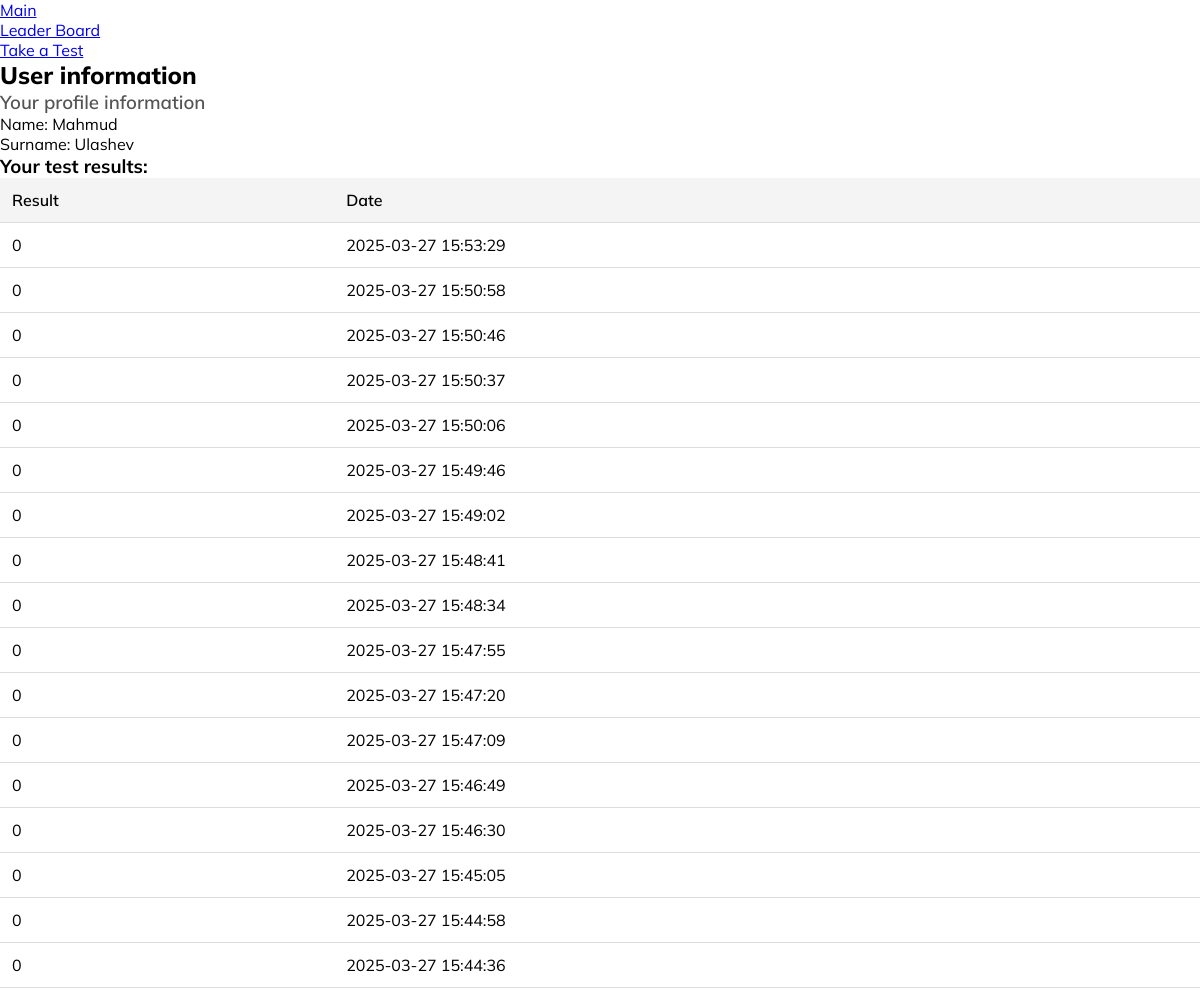
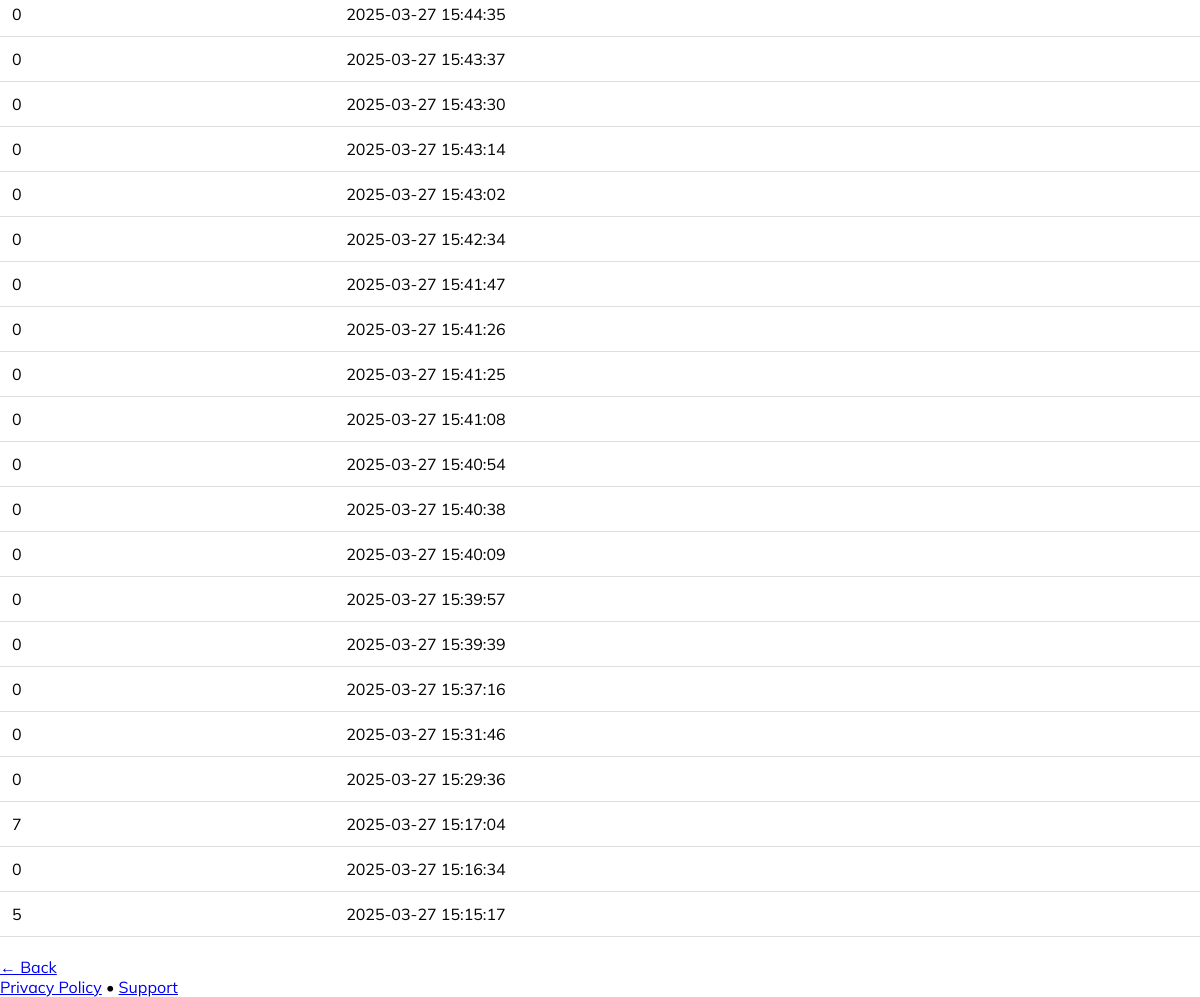
Screenshot of /profile (signed in) with the database file from the repository (2 pictures, top to bottom).
### tables this page shows
CREATE TABLE results (
    id INTEGER PRIMARY KEY AUTOINCREMENT,
    user_id INTEGER NOT NULL,
    ball INTEGER NOT NULL,
    test_date TEXT NOT NULL,
    FOREIGN KEY (user_id) REFERENCES users(id)
);

### app.py (the view)
@app.route("/profile")
def profile():
    if "user_id" not in session:
        return redirect(url_for("login"))
    user_id = session["user_id"]
    conn = conn_databaza()
    cursor = conn.cursor()
    cursor.execute("SELECT * FROM results WHERE user_id = ? ORDER BY test_date DESC", (user_id,))
    results = cursor.fetchall()
    conn.close()
    return render_template("profile.html", results=results, first_name=session["first_name"], last_name=session["last_name"])

### app.py (called while the page is built)
def conn_databaza():
    conn = sqlite3.connect("users.db")
    conn.row_factory = sqlite3.Row
    return conn

### templates/profile.html (shortened to what this page needs)
<!DOCTYPE html>
<html lang="en">
<head>
    <link rel="stylesheet" href="https://cdn.jsdelivr.net/npm/@picocss/pico@1/css/pico.min.css">
    <link rel="stylesheet" href="/static/profile.css">
</head>
<body>
    <nav class="container">
        <ul>
            <li><a href="/">Main</a></li>
        </ul>
        <ul>
            <li><a href="/leaderboard">Leader Board</a></li>
            <li><a href="/test-cover">Take a Test</a></li>
        </ul>
    </nav>
    <main class="container">
        <section>
            <hgroup>
                <h2>User information</h2>
                <h3>Your profile information</h3>
            </hgroup>
            <p>Name: {{ first_name }}</p>
            <p>Surname: {{ last_name }}</p>
            <h3>Your test results:</h3>
            <table>
                <thead>
                    <tr>
                        <th>Result</th>
                        <th>Date</th>
                    </tr>
                </thead>
                <tbody>
                    {% for result in results %}
                    <tr>
                        <td>{{ result["ball"] }}</td>
                        <td>{{ result["test_date"] }}</td>
                    </tr>
                    {% endfor %}
                </tbody>
            </table>
            <a href="/" role="button">← Back</a>
        </section>
    </main>
    <footer class="container">
        <a href="#">Privacy Policy</a> • <a href="#">Support</a>
    </footer>
</body>
</html>

### static/profile.css (style rules this page uses)
*, html { margin: 0; padding: 0; box-sizing: border-box; }
.container { max-width: 1200px; margin: 0 auto; }
body { font-family: 'Mulish', sans-serif; }
main { margin-top: 30px; }
hgroup h2 { font-weight: 800; }
hgroup h3 { font-weight: 600; color: #555; }
table { width: 100%; border-collapse: collapse; }
table th, table td { padding: 12px; border-bottom: 1px solid #ddd; text-align: left; }
table th { background: #f4f4f4; font-weight: 600; }
a[role="button"] { margin-top: 20px; display: inline-block; }

### rows the page displays
results: ball "0", test_date "2025-03-27 15:53:29"
results: ball "0", test_date "2025-03-27 15:50:58"
results: ball "0", test_date "2025-03-27 15:50:46"
results: ball "0", test_date "2025-03-27 15:50:37"
results: ball "0", test_date "2025-03-27 15:50:06"
results: ball "0", test_date "2025-03-27 15:49:46"
results: ball "0", test_date "2025-03-27 15:49:02"
results: ball "0", test_date "2025-03-27 15:48:41"
results: ball "0", test_date "2025-03-27 15:48:34"
results: ball "0", test_date "2025-03-27 15:47:55"
results: ball "0", test_date "2025-03-27 15:47:20"
results: ball "0", test_date "2025-03-27 15:47:09"
results: ball "0", test_date "2025-03-27 15:46:49"
results: ball "0", test_date "2025-03-27 15:46:30"
results: ball "0", test_date "2025-03-27 15:45:05"
results: ball "0", test_date "2025-03-27 15:44:58"
results: ball "0", test_date "2025-03-27 15:44:36"
results: ball "0", test_date "2025-03-27 15:44:35"
results: ball "0", test_date "2025-03-27 15:43:37"
results: ball "0", test_date "2025-03-27 15:43:30"
results: ball "0", test_date "2025-03-27 15:43:14"
results: ball "0", test_date "2025-03-27 15:43:02"
results: ball "0", test_date "2025-03-27 15:42:34"
results: ball "0", test_date "2025-03-27 15:41:47"
results: ball "0", test_date "2025-03-27 15:41:26"
results: ball "0", test_date "2025-03-27 15:41:25"
results: ball "0", test_date "2025-03-27 15:41:08"
results: ball "0", test_date "2025-03-27 15:40:54"
results: ball "0", test_date "2025-03-27 15:40:38"
results: ball "0", test_date "2025-03-27 15:40:09"
results: ball "0", test_date "2025-03-27 15:39:57"
results: ball "0", test_date "2025-03-27 15:39:39"
results: ball "0", test_date "2025-03-27 15:37:16"
results: ball "0", test_date "2025-03-27 15:31:46"
results: ball "0", test_date "2025-03-27 15:29:36"
results: ball "7", test_date "2025-03-27 15:17:04"
results: ball "0", test_date "2025-03-27 15:16:34"
results: ball "5", test_date "2025-03-27 15:15:17"

### other values shown
{{ first_name }} "Mahmud"
{{ last_name }} "Ulashev"
